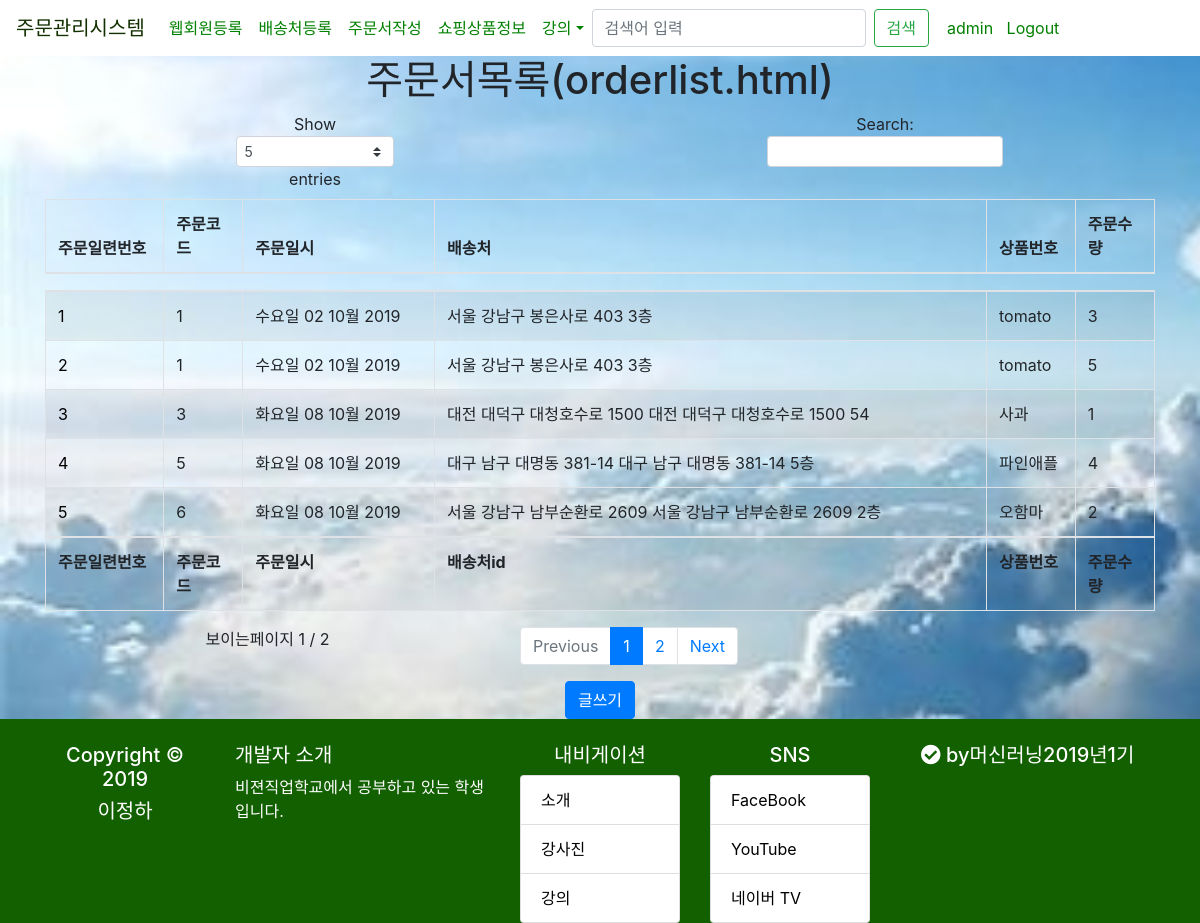
Screenshot of /ordersystem/orderlist/ (signed in) with the database file from the repository.
### ordersystem/models.py (models this page shows, shortened)
class Orders(models.Model):#주문정보 -/주문번호,일련번호/주문일시,고객번호(FK),상품번호(FK),주문수량
    class Meta:
        unique_together = (('orderCode','id'),)
    orderCode = models.CharField(max_length=20)
    orderDay = models.DateTimeField(auto_now_add=True, blank=True)
    destinationId = models.ForeignKey(Destination,on_delete=models.CASCADE) #>>>> FK
    goodId = models.ForeignKey(Goods,on_delete=models.CASCADE)
    qty = models.IntegerField(default=0)

class Destination(models.Model):#수신처등록
    customid = models.CharField(max_length=50) #Customer 와 유사하나 이 부분이 틀림 포린키가 아니고 여러개 배송처 등록가능
    name = models.CharField(max_length=50)
    tel = models.CharField(max_length=50,null=True, blank=True)
    postcode = models.CharField(max_length=5)
    address = models.CharField(max_length=200)
    detailAddress = models.CharField(max_length=200,null=True, blank=True)
    extraAddress = models.CharField(max_length=200,null=True, blank=True)

class Goods(models.Model):#상품정보 -/상품번호/상품명,상품분류,주문단위,판매업체번호 (FK)
    goodName = models.CharField(max_length=100)
    classification = models.CharField(max_length=20) #상품분류 ~ 대,중,소, 500cc,1000cc etc
    orderUnit =  models.CharField(max_length=20) #주문단위 ~ 박스,개, ...
    enterprise_id = models.ForeignKey(Enterprise,on_delete=models.CASCADE) #>>>> FK
    def __str__(self):
        return self.goodName;

### ordersystem/views.py (the view)
# urls.py: path('orderlist/', views.orderlist,name='orderlist'),
def orderlist(request):
    orderList = Orders.objects.all()
    return render(request,'ordersystem/orderlist.html',{'orderList':orderList})

### ordersystem/templates/ordersystem/orderlist.html
{% extends "base.html" %}
{% block content %}
	<div class="container" align="center">
		<h1>주문서목록(orderlist.html)</h1>
		<table id="example" class="table table-striped table-bordered"
			style="width: 100%">
			<thead>
				<th>주문일련번호</th>
				<th>주문코드</th>
				<th>주문일시</th>
				<th>배송처</th>
				<th>상품번호</th>
				<th>주문수량</th>
			</thead>
			<tbody>
				{% for order in orderList %}
				<tr>
					<td><a href="/ordersystem/view/{{order.id}}">{{order.id}}</a></td>
					<td>{{order.orderCode}}</td>
					<td>{{order.orderDay|date:"D d M Y"}}</td>
					<td>{{order.destinationId.address}}&nbsp;{{order.destinationId.detailAddress}}</td>
					<td>{{order.goodId}}</td>
					<td>{{order.qty}}</td>
				</tr>
				{% endfor %}
			</tbody>
			<tfooter>
			<th>주문일련번호</th>
				<th>주문코드</th>
				<th>주문일시</th>
				<th>배송처id</th>
				<th>상품번호</th>
				<th>주문수량</th>
			</tfooter>
		</table>
		<button type="button" class="btn btn-primary"
			onclick="location.href='/ordersystem/orderwrite'">글쓰기</button>
	</div>
	{% endblock content %}

### templates/base.html (shortened to what this page needs)
{% load static %}
<!DOCTYPE html>
<html>
<head>
<link rel="stylesheet" href="{% static 'css/bootstrap.css' %}"
	type='text/css'>
<link href="{% static 'css/boost.css' %}" rel='stylesheet'
	type='text/css'>
<link rel="stylesheet"
	href="https://use.fontawesome.com/releases/v5.7.0/css/all.css"
>
<link href="{% static 'css/style.css' %}" rel="stylesheet"
	type="text/css">
<link href="{% static 'css/sungs.css' %}" rel='stylesheet'
	type='text/css'>
<body>
	<div id="header_div">
		<nav class="navbar navbar-expand-lg navbar-white bg-white" >
			<a class="navbar-brand" href="/index/" style="color: #123000">주문관리시스템</a>
			<div class="collapse navbar-collapse" id="navbarNavDropdown" >
				<ul class="navbar-nav">
					<li class="nav-item active"><a class="nav-link" href="/signup">웹회원등록</a></li>
					<li class="nav-item active"><a class="nav-link"
						href="/ordersystem/postal/">배송처등록</a></li>
					<li class="nav-item active"><a class="nav-link"
						href="/ordersystem/orderwrite/">주문서작성</a></li>
					<li class="nav-item active"><a class="nav-link"
						href="/ordersystem/goodslist">쇼핑상품정보</a></li>
					<li class="nav-item dropdown"><a
						class="nav-link dropdown-toggle" href="#" role="button"
						data-toggle="dropdown" aria-haspopup="true" aria-expanded="false">강의</a>
						</li>
				</ul>
				<form class="form-inline" action="#" method="post">
					<input class="form-control mr-sm-2" type="search"
						placeholder="검색어 입력" aria-label="검색">
					<button class="btn btn-outline-success my-2 my-sm-0" type="submit">검색</button>
				</form>
				<ul class="nav navbar-nav navbar-right">
					{% if user.is_active %}
						<li><a href="{%url 'login' %}">  {{user.username}}
						</a></li>
						<li><a href="{% url 'logout' %}">Logout</a></li>
					{% else %}
						<li><a href="{%url 'login' %}"> <span
								class="glyphicon glyphicon-user"></span> Login
						</a></li>
						&nbsp;&nbsp;&nbsp;
						<li><a href="{% url 'admin:index' %}">Admin</a></li>
					{% endif %}
				</ul>
			</div>
		</nav>
	</div>
	{% block content %} {% endblock content %}
	<footer style="background-color: #126000; color: #ffffff">
		<div class="container">
			<br>
			<div class="row">
				<div class="col-sm-2" style="text-align: center;">
					<h5>Copyright &copy; 2019</h5>
					<h5>이정하</h5>
				</div>
				<div class="col-sm-3">
					<h5>개발자 소개</h5>
					<p>비젼직업학교에서 공부하고 있는 학생입니다.</p>
				</div>
				<div class="col-sm-2">
					<h5 style="text-align: center;">내비게이션</h5>
					<div class="list-group">
						<a href="main.do" class="list-group-item">소개</a> <a
							href="teacher.jsp" class="list-group-item">강사진</a> <a
							href="lecture.jsp" class="list-group-item">강의</a>
					</div>
				</div>
				<div class="col-sm-2">
					<h5 style="text-align: center;">SNS</h5>
					<div class="list-group">
						<a href="#" class="list-group-item">FaceBook</a> <a href="#"
							class="list-group-item">YouTube</a> <a href="#"
							class="list-group-item">네이버 TV</a>
					</div>
				</div>
				<div class="col-sm-3">
					<h5 style="text-align: center;">
						<i class="fas fa-check-circle"></i>&nbsp;by머신러닝2019년1기
					</h5>
				</div>
			</div>
		</div>
	</footer>
</body>
</html>

### static/css/boost.css (style rules this page uses)
* { font-family: 'Nanum Gothic'; }
a { color: #000000; text-decoration: none; }
.navbar { background-color:#000000; border-color:#000000; }
.navbar .navbar-brand { color:#ffffff; }

### static/css/style.css (style rules this page uses)
li a { color: green; }
body { background: white url("images/background.jpg") no-repeat; background-size: cover; }

### rows the page displays
Orders: id "1", orderCode "1", orderDay "수요일 02 10월 2019", destinationId.address "서울 강남구 봉은사로 403", destinationId.detailAddress "3층", goodId "tomato", qty "3"
Orders: id "2", orderCode "1", orderDay "수요일 02 10월 2019", destinationId.address "서울 강남구 봉은사로 403", destinationId.detailAddress "3층", goodId "tomato", qty "5"
Orders: id "3", orderCode "3", orderDay "화요일 08 10월 2019", destinationId.address "대전 대덕구 대청호수로 1500", destinationId.detailAddress "대전 대덕구 대청호수로 1500 54", goodId "사과", qty "1"
Orders: id "4", orderCode "5", orderDay "화요일 08 10월 2019", destinationId.address "대구 남구 대명동 381-14", destinationId.detailAddress "대구 남구 대명동 381-14 5층", goodId "파인애플", qty "4"
Orders: id "5", orderCode "6", orderDay "화요일 08 10월 2019", destinationId.address "서울 강남구 남부순환로 2609", destinationId.detailAddress "서울 강남구 남부순환로 2609 2층", goodId "오함마", qty "2"

### other values shown
{{ user.username }} "admin"
